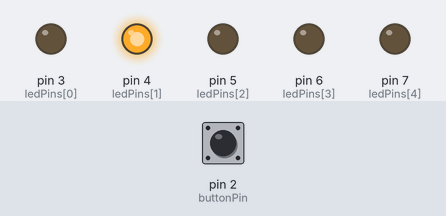
Bench run of a sketch on a simulated Arduino Uno, built with avr-gcc and run on an emulated ATmega328P. Shown: output pins drawn as LEDs (lit = HIGH). Inputs (shaded band) come from the test bench; at power-on: pin 2 (buttonPin) HIGH.

Above: at 1.2 s.
1.3 s: pin 2 (buttonPin) pulled LOW for 0.15 s
At 3.2 s:
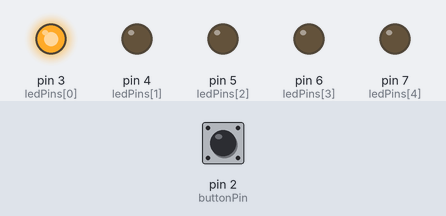
At 5.2 s:
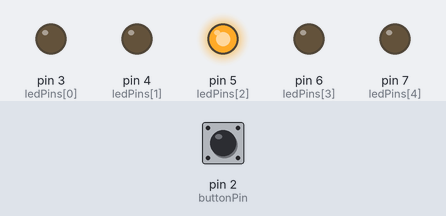
Timing chart, 0 to 13.3 s (numbered marks = the images above; inputs shaded):
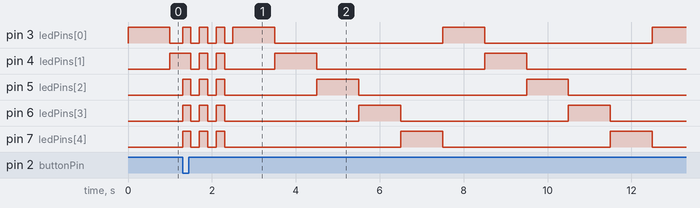

The sketch:

react.ino
```cpp
const int ledPins[] = {3, 4, 5, 6, 7};
const int buttonPin = 2;
const int targetLed = 5;

int currentLed = 0;
unsigned long lastUpdate = 0;
int interval = 1000;

volatile bool wasPressed = false;
volatile int pressedLed = -1;
volatile unsigned long lastInterruptTime = 0;

void setup() {
  for (int i = 0; i < 5; i++) {
    pinMode(ledPins[i], OUTPUT);
  }
  pinMode(buttonPin, INPUT_PULLUP);
  // Attach the interrupt to the button pin
  attachInterrupt(digitalPinToInterrupt(buttonPin), handlePress, FALLING);
  digitalWrite(ledPins[currentLed], HIGH);
  Serial.begin(9600);
}
void loop() {
  if (wasPressed) {
    checkPressed();
    wasPressed = false;
  }

  if (millis() - lastUpdate >= interval) {
    lastUpdate = millis();
    digitalWrite(ledPins[currentLed], LOW);
    currentLed = (currentLed + 1) % 5;
    digitalWrite(ledPins[currentLed], HIGH);
  }
}

void checkPressed() {
  // Check if the pressed LED is not the target LED
  if(ledPins[pressedLed] != targetLed) {
    // If the pressed LED is not the target LED, reset the game
    for (int i = 0; i < 3; i++) {
      for (int j = 0; j < 5; j++) {
        digitalWrite(ledPins[j], HIGH);
      }
      delay(200);
      for (int j = 0; j < 5; j++) {
        digitalWrite(ledPins[j], LOW);
      }
      delay(200);
    }
    interval = 1000;
    currentLed = 0;
    digitalWrite(ledPins[currentLed], HIGH);
    lastUpdate = millis();
  } else {
    // If the pressed LED is the target LED, speed up the game
    interval /= 2;
    lastUpdate = millis();
  }
}

// Interrupt Service Routine (ISR) for button press
void handlePress() {
  // Debounce the button press
  unsigned long interruptTime = millis();
  if (interruptTime - lastInterruptTime > 200) {
    wasPressed = true;
    pressedLed = currentLed;
    lastInterruptTime = interruptTime;
  }
}
```
